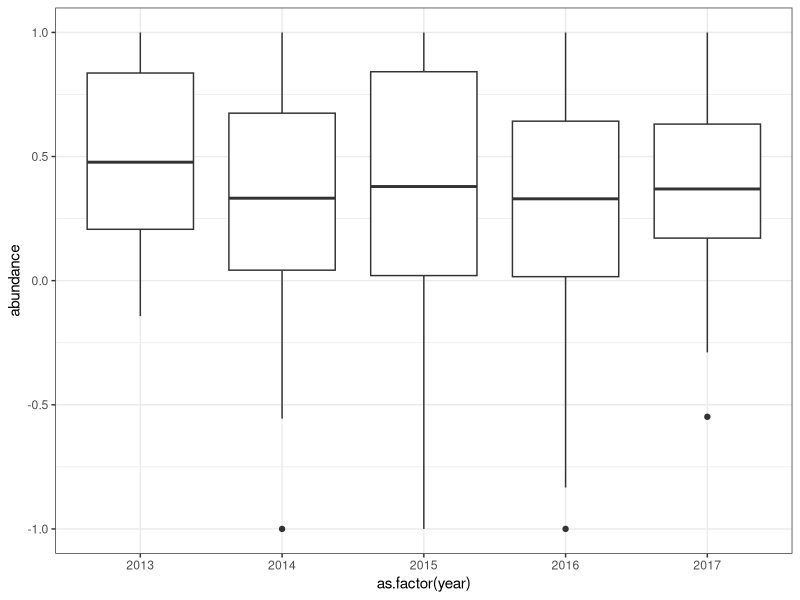
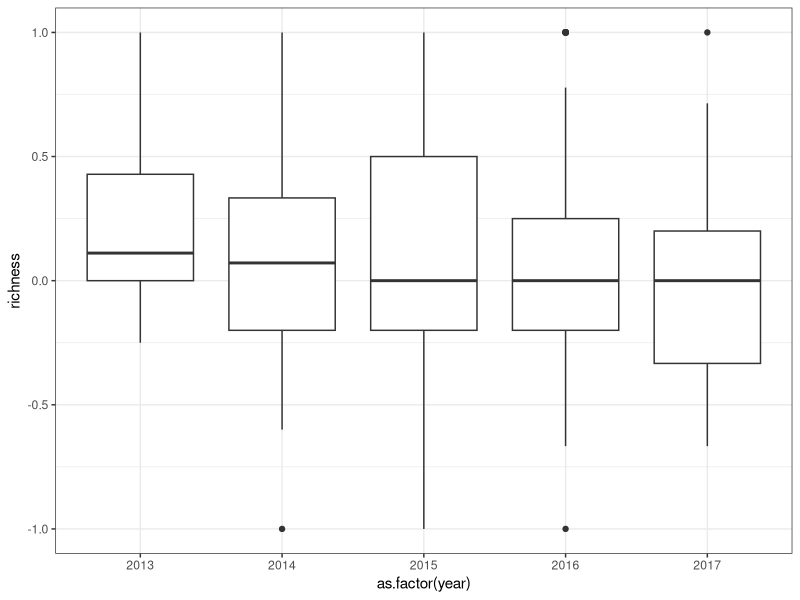

Source code (R) for these figures, in order:
## ---- chunk 1
library(tidyverse)

data <- read.csv("data/shrub.rii.contrast.csv")


ggplot(data) + geom_boxplot(aes(x=as.factor(year), y=abundance))+ theme_bw()

ggplot(data) + geom_boxplot(aes(x=as.factor(year), y=richness))+ theme_bw()
